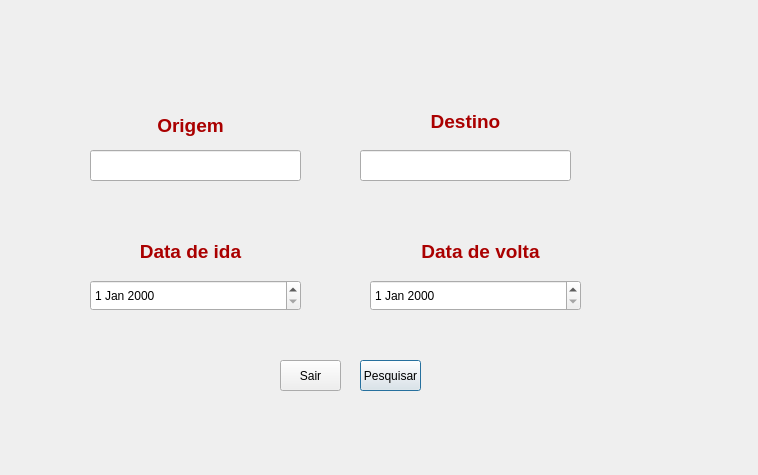
<?xml version="1.0" encoding="UTF-8"?>
<ui version="4.0">
 <class>Consultar</class>
 <widget class="QDialog" name="Consultar">
  <property name="geometry">
   <rect>
    <x>0</x>
    <y>0</y>
    <width>758</width>
    <height>475</height>
   </rect>
  </property>
  <property name="windowTitle">
   <string>Dialog</string>
  </property>
  <widget class="QLabel" name="Fundo">
   <property name="geometry">
    <rect>
     <x>6</x>
     <y>10</y>
     <width>1011</width>
     <height>461</height>
    </rect>
   </property>
   <property name="text">
    <string/>
   </property>
  </widget>
  <widget class="QLabel" name="label">
   <property name="geometry">
    <rect>
     <x>120</x>
     <y>110</y>
     <width>141</width>
     <height>31</height>
    </rect>
   </property>
   <property name="text">
    <string>&lt;html&gt;&lt;head/&gt;&lt;body&gt;&lt;p align=&quot;center&quot;&gt;&lt;span style=&quot; font-size:14pt; font-weight:600; color:#aa0000;&quot;&gt;Origem&lt;/span&gt;&lt;/p&gt;&lt;/body&gt;&lt;/html&gt;</string>
   </property>
  </widget>
  <widget class="QLabel" name="label_2">
   <property name="geometry">
    <rect>
     <x>400</x>
     <y>110</y>
     <width>131</width>
     <height>21</height>
    </rect>
   </property>
   <property name="text">
    <string>&lt;html&gt;&lt;head/&gt;&lt;body&gt;&lt;p align=&quot;center&quot;&gt;&lt;span style=&quot; font-size:14pt; font-weight:600; color:#aa0000;&quot;&gt;Destino&lt;/span&gt;&lt;/p&gt;&lt;/body&gt;&lt;/html&gt;</string>
   </property>
  </widget>
  <widget class="QLabel" name="label_3">
   <property name="geometry">
    <rect>
     <x>120</x>
     <y>240</y>
     <width>141</width>
     <height>21</height>
    </rect>
   </property>
   <property name="text">
    <string>&lt;html&gt;&lt;head/&gt;&lt;body&gt;&lt;p align=&quot;center&quot;&gt;&lt;span style=&quot; font-size:14pt; font-weight:600; color:#aa0000;&quot;&gt;Data de ida&lt;/span&gt;&lt;/p&gt;&lt;/body&gt;&lt;/html&gt;</string>
   </property>
  </widget>
  <widget class="QLabel" name="label_4">
   <property name="geometry">
    <rect>
     <x>410</x>
     <y>240</y>
     <width>141</width>
     <height>21</height>
    </rect>
   </property>
   <property name="text">
    <string>&lt;html&gt;&lt;head/&gt;&lt;body&gt;&lt;p align=&quot;center&quot;&gt;&lt;span style=&quot; font-size:14pt; font-weight:600; color:#aa0000;&quot;&gt;Data de volta&lt;/span&gt;&lt;/p&gt;&lt;/body&gt;&lt;/html&gt;</string>
   </property>
  </widget>
  <widget class="QLineEdit" name="lineEdit">
   <property name="geometry">
    <rect>
     <x>90</x>
     <y>150</y>
     <width>211</width>
     <height>31</height>
    </rect>
   </property>
  </widget>
  <widget class="QLineEdit" name="lineEdit_2">
   <property name="geometry">
    <rect>
     <x>360</x>
     <y>150</y>
     <width>211</width>
     <height>31</height>
    </rect>
   </property>
  </widget>
  <widget class="QPushButton" name="Pesquisar">
   <property name="geometry">
    <rect>
     <x>360</x>
     <y>360</y>
     <width>61</width>
     <height>31</height>
    </rect>
   </property>
   <property name="text">
    <string>Pesquisar</string>
   </property>
  </widget>
  <widget class="QPushButton" name="Sair">
   <property name="geometry">
    <rect>
     <x>280</x>
     <y>360</y>
     <width>61</width>
     <height>31</height>
    </rect>
   </property>
   <property name="text">
    <string>Sair</string>
   </property>
  </widget>
  <widget class="QDateEdit" name="dateEdit">
   <property name="geometry">
    <rect>
     <x>90</x>
     <y>280</y>
     <width>211</width>
     <height>31</height>
    </rect>
   </property>
  </widget>
  <widget class="QDateEdit" name="dateEdit_2">
   <property name="geometry">
    <rect>
     <x>370</x>
     <y>280</y>
     <width>211</width>
     <height>31</height>
    </rect>
   </property>
  </widget>
 </widget>
 <resources/>
 <connections/>
</ui>
